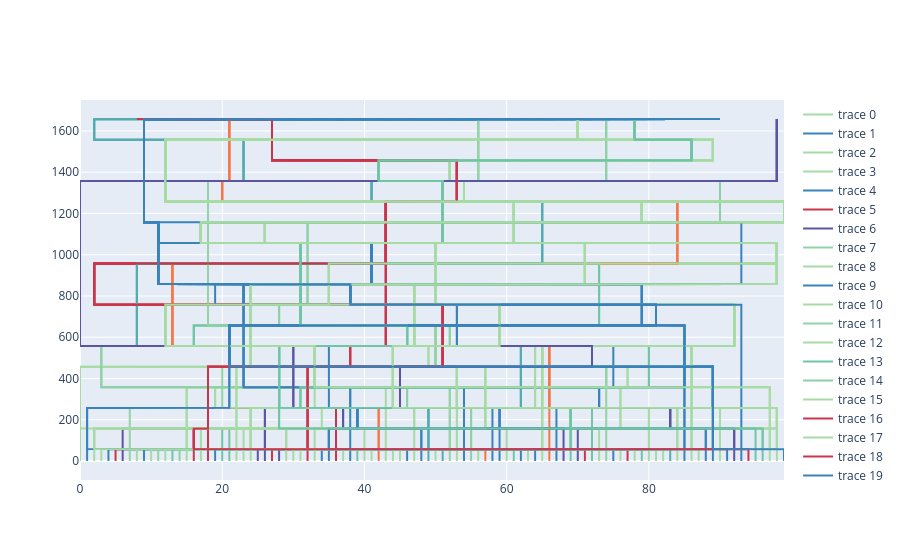

Source (notebook cell):
### Code cell
fig = go.Figure()
for col in ancdf_pivoted.transpose().iter_columns():
    color = palette[col[-1]]
    fig.add_trace(go.Scatter(
        x=col,
        y=list(range(0, len(col))),
        marker_color=color,
        line_color=color
    ))
fig

### Figure 1 — Plotly figure (JSON) as saved in the notebook; plotly's stock layout.template omitted (floating-point values rounded to 4 significant figures; data arrays with more than 128 entries replaced by an {"elided": "..."} marker saying what was removed)
{"data": [{"line": {"color": "#a7dba4"}, "marker": {"color": "#a7dba4"}, "type": "scatter", "x": {"elided": "1659 int values"}, "y": {"elided": "1659 int values"}}, {"line": {"color": "#3983ba"}, "marker": {"color": "#3983ba"}, "type": "scatter", "x": {"elided": "1659 int values"}, "y": {"elided": "1659 int values"}}, {"line": {"color": "#a7dba4"}, "marker": {"color": "#a7dba4"}, "type": "scatter", "x": {"elided": "1659 int values"}, "y": {"elided": "1659 int values"}}, {"line": {"color": "#a7dba4"}, "marker": {"color": "#a7dba4"}, "type": "scatter", "x": {"elided": "1659 int values"}, "y": {"elided": "1659 int values"}}, {"line": {"color": "#3983ba"}, "marker": {"color": "#3983ba"}, "type": "scatter", "x": {"elided": "1659 int values"}, "y": {"elided": "1659 int values"}}, {"line": {"color": "#ca354c"}, "marker": {"color": "#ca354c"}, "type": "scatter", "x": {"elided": "1659 int values"}, "y": {"elided": "1659 int values"}}, {"line": {"color": "#5b55a4"}, "marker": {"color": "#5b55a4"}, "type": "scatter", "x": {"elided": "1659 int values"}, "y": {"elided": "1659 int values"}}, {"line": {"color": "#94d3a5"}, "marker": {"color": "#94d3a5"}, "type": "scatter", "x": {"elided": "1659 int values"}, "y": {"elided": "1659 int values"}}, {"line": {"color": "#a7dba4"}, "marker": {"color": "#a7dba4"}, "type": "scatter", "x": {"elided": "1659 int values"}, "y": {"elided": "1659 int values"}}, {"line": {"color": "#3983ba"}, "marker": {"color": "#3983ba"}, "type": "scatter", "x": {"elided": "1659 int values"}, "y": {"elided": "1659 int values"}}, {"line": {"color": "#a7dba4"}, "marker": {"color": "#a7dba4"}, "type": "scatter", "x": {"elided": "1659 int values"}, "y": {"elided": "1659 int values"}}, {"line": {"color": "#94d3a5"}, "marker": {"color": "#94d3a5"}, "type": "scatter", "x": {"elided": "1659 int values"}, "y": {"elided": "1659 int values"}}, {"line": {"color": "#a7dba4"}, "marker": {"color": "#a7dba4"}, "type": "scatter", "x": {"elided": "1659 int values"}, "y": {"elided": "1659 int values"}}, {"line": {"color": "#70c5a5"}, "marker": {"color": "#70c5a5"}, "type": "scatter", "x": {"elided": "1659 int values"}, "y": {"elided": "1659 int values"}}, {"line": {"color": "#8dd0a5"}, "marker": {"color": "#8dd0a5"}, "type": "scatter", "x": {"elided": "1659 int values"}, "y": {"elided": "1659 int values"}}, {"line": {"color": "#a7dba4"}, "marker": {"color": "#a7dba4"}, "type": "scatter", "x": {"elided": "1659 int values"}, "y": {"elided": "1659 int values"}}, {"line": {"color": "#ca354c"}, "marker": {"color": "#ca354c"}, "type": "scatter", "x": {"elided": "1659 int values"}, "y": {"elided": "1659 int values"}}, {"line": {"color": "#a7dba4"}, "marker": {"color": "#a7dba4"}, "type": "scatter", "x": {"elided": "1659 int values"}, "y": {"elided": "1659 int values"}}, {"line": {"color": "#ca354c"}, "marker": {"color": "#ca354c"}, "type": "scatter", "x": {"elided": "1659 int values"}, "y": {"elided": "1659 int values"}}, {"line": {"color": "#3983ba"}, "marker": {"color": "#3983ba"}, "type": "scatter", "x": {"elided": "1659 int values"}, "y": {"elided": "1659 int values"}}, {"line": {"color": "#70c5a5"}, "marker": {"color": "#70c5a5"}, "type": "scatter", "x": {"elided": "1659 int values"}, "y": {"elided": "1659 int values"}}, {"line": {"color": "#70c5a5"}, "marker": {"color": "#70c5a5"}, "type": "scatter", "x": {"elided": "1659 int values"}, "y": {"elided": "1659 int values"}}, {"line": {"color": "#a7dba4"}, "marker": {"color": "#a7dba4"}, "type": "scatter", "x": {"elided": "1659 int values"}, "y": {"elided": "1659 int values"}}, {"line": {"color": "#a7dba4"}, "marker": {"color": "#a7dba4"}, "type": "scatter", "x": {"elided": "1659 int values"}, "y": {"elided": "1659 int values"}}, {"line": {"color": "#a7dba4"}, "marker": {"color": "#a7dba4"}, "type": "scatter", "x": {"elided": "1659 int values"}, "y": {"elided": "1659 int values"}}, {"line": {"color": "#5b55a4"}, "marker": {"color": "#5b55a4"}, "type": "scatter", "x": {"elided": "1659 int values"}, "y": {"elided": "1659 int values"}}, {"line": {"color": "#5b55a4"}, "marker": {"color": "#5b55a4"}, "type": "scatter", "x": {"elided": "1659 int values"}, "y": {"elided": "1659 int values"}}, {"line": {"color": "#ca354c"}, "marker": {"color": "#ca354c"}, "type": "scatter", "x": {"elided": "1659 int values"}, "y": {"elided": "1659 int values"}}, {"line": {"color": "#5b55a4"}, "marker": {"color": "#5b55a4"}, "type": "scatter", "x": {"elided": "1659 int values"}, "y": {"elided": "1659 int values"}}, {"line": {"color": "#a7dba4"}, "marker": {"color": "#a7dba4"}, "type": "scatter", "x": {"elided": "1659 int values"}, "y": {"elided": "1659 int values"}}, {"line": {"color": "#a7dba4"}, "marker": {"color": "#a7dba4"}, "type": "scatter", "x": {"elided": "1659 int values"}, "y": {"elided": "1659 int values"}}, {"line": {"color": "#a7dba4"}, "marker": {"color": "#a7dba4"}, "type": "scatter", "x": {"elided": "1659 int values"}, "y": {"elided": "1659 int values"}}, {"line": {"color": "#ca354c"}, "marker": {"color": "#ca354c"}, "type": "scatter", "x": {"elided": "1659 int values"}, "y": {"elided": "1659 int values"}}, {"line": {"color": "#a7dba4"}, "marker": {"color": "#a7dba4"}, "type": "scatter", "x": {"elided": "1659 int values"}, "y": {"elided": "1659 int values"}}, {"line": {"color": "#3983ba"}, "marker": {"color": "#3983ba"}, "type": "scatter", "x": {"elided": "1659 int values"}, "y": {"elided": "1659 int values"}}, {"line": {"color": "#3983ba"}, "marker": {"color": "#3983ba"}, "type": "scatter", "x": {"elided": "1659 int values"}, "y": {"elided": "1659 int values"}}, {"line": {"color": "#ca354c"}, "marker": {"color": "#ca354c"}, "type": "scatter", "x": {"elided": "1659 int values"}, "y": {"elided": "1659 int values"}}, {"line": {"color": "#a7dba4"}, "marker": {"color": "#a7dba4"}, "type": "scatter", "x": {"elided": "1659 int values"}, "y": {"elided": "1659 int values"}}, {"line": {"color": "#3983ba"}, "marker": {"color": "#3983ba"}, "type": "scatter", "x": {"elided": "1659 int values"}, "y": {"elided": "1659 int values"}}, {"line": {"color": "#70c5a5"}, "marker": {"color": "#70c5a5"}, "type": "scatter", "x": {"elided": "1659 int values"}, "y": {"elided": "1659 int values"}}, {"line": {"color": "#a7dba4"}, "marker": {"color": "#a7dba4"}, "type": "scatter", "x": {"elided": "1659 int values"}, "y": {"elided": "1659 int values"}}, {"line": {"color": "#a7dba4"}, "marker": {"color": "#a7dba4"}, "type": "scatter", "x": {"elided": "1659 int values"}, "y": {"elided": "1659 int values"}}, {"line": {"color": "#f67547"}, "marker": {"color": "#f67547"}, "type": "scatter", "x": {"elided": "1659 int values"}, "y": {"elided": "1659 int values"}}, {"line": {"color": "#a7dba4"}, "marker": {"color": "#a7dba4"}, "type": "scatter", "x": {"elided": "1659 int values"}, "y": {"elided": "1659 int values"}}, {"line": {"color": "#a7dba4"}, "marker": {"color": "#a7dba4"}, "type": "scatter", "x": {"elided": "1659 int values"}, "y": {"elided": "1659 int values"}}, {"line": {"color": "#a7dba4"}, "marker": {"color": "#a7dba4"}, "type": "scatter", "x": {"elided": "1659 int values"}, "y": {"elided": "1659 int values"}}, {"line": {"color": "#3983ba"}, "marker": {"color": "#3983ba"}, "type": "scatter", "x": {"elided": "1659 int values"}, "y": {"elided": "1659 int values"}}, {"line": {"color": "#a7dba4"}, "marker": {"color": "#a7dba4"}, "type": "scatter", "x": {"elided": "1659 int values"}, "y": {"elided": "1659 int values"}}, {"line": {"color": "#3983ba"}, "marker": {"color": "#3983ba"}, "type": "scatter", "x": {"elided": "1659 int values"}, "y": {"elided": "1659 int values"}}, {"line": {"color": "#54acb0"}, "marker": {"color": "#54acb0"}, "type": "scatter", "x": {"elided": "1659 int values"}, "y": {"elided": "1659 int values"}}, {"line": {"color": "#a7dba4"}, "marker": {"color": "#a7dba4"}, "type": "scatter", "x": {"elided": "1659 int values"}, "y": {"elided": "1659 int values"}}, {"line": {"color": "#54acb0"}, "marker": {"color": "#54acb0"}, "type": "scatter", "x": {"elided": "1659 int values"}, "y": {"elided": "1659 int values"}}, {"line": {"color": "#94d3a5"}, "marker": {"color": "#94d3a5"}, "type": "scatter", "x": {"elided": "1659 int values"}, "y": {"elided": "1659 int values"}}, {"line": {"color": "#a7dba4"}, "marker": {"color": "#a7dba4"}, "type": "scatter", "x": {"elided": "1659 int values"}, "y": {"elided": "1659 int values"}}, {"line": {"color": "#3983ba"}, "marker": {"color": "#3983ba"}, "type": "scatter", "x": {"elided": "1659 int values"}, "y": {"elided": "1659 int values"}}, {"line": {"color": "#8dd0a5"}, "marker": {"color": "#8dd0a5"}, "type": "scatter", "x": {"elided": "1659 int values"}, "y": {"elided": "1659 int values"}}, {"line": {"color": "#a7dba4"}, "marker": {"color": "#a7dba4"}, "type": "scatter", "x": {"elided": "1659 int values"}, "y": {"elided": "1659 int values"}}, {"line": {"color": "#f67547"}, "marker": {"color": "#f67547"}, "type": "scatter", "x": {"elided": "1659 int values"}, "y": {"elided": "1659 int values"}}, {"line": {"color": "#3983ba"}, "marker": {"color": "#3983ba"}, "type": "scatter", "x": {"elided": "1659 int values"}, "y": {"elided": "1659 int values"}}, {"line": {"color": "#3983ba"}, "marker": {"color": "#3983ba"}, "type": "scatter", "x": {"elided": "1659 int values"}, "y": {"elided": "1659 int values"}}, {"line": {"color": "#a7dba4"}, "marker": {"color": "#a7dba4"}, "type": "scatter", "x": {"elided": "1659 int values"}, "y": {"elided": "1659 int values"}}, {"line": {"color": "#70c5a5"}, "marker": {"color": "#70c5a5"}, "type": "scatter", "x": {"elided": "1659 int values"}, "y": {"elided": "1659 int values"}}, {"line": {"color": "#3983ba"}, "marker": {"color": "#3983ba"}, "type": "scatter", "x": {"elided": "1659 int values"}, "y": {"elided": "1659 int values"}}, {"line": {"color": "#a7dba4"}, "marker": {"color": "#a7dba4"}, "type": "scatter", "x": {"elided": "1659 int values"}, "y": {"elided": "1659 int values"}}, {"line": {"color": "#3983ba"}, "marker": {"color": "#3983ba"}, "type": "scatter", "x": {"elided": "1659 int values"}, "y": {"elided": "1659 int values"}}, {"line": {"color": "#a7dba4"}, "marker": {"color": "#a7dba4"}, "type": "scatter", "x": {"elided": "1659 int values"}, "y": {"elided": "1659 int values"}}, {"line": {"color": "#f67547"}, "marker": {"color": "#f67547"}, "type": "scatter", "x": {"elided": "1659 int values"}, "y": {"elided": "1659 int values"}}, {"line": {"color": "#3983ba"}, "marker": {"color": "#3983ba"}, "type": "scatter", "x": {"elided": "1659 int values"}, "y": {"elided": "1659 int values"}}, {"line": {"color": "#5b55a4"}, "marker": {"color": "#5b55a4"}, "type": "scatter", "x": {"elided": "1659 int values"}, "y": {"elided": "1659 int values"}}, {"line": {"color": "#70c5a5"}, "marker": {"color": "#70c5a5"}, "type": "scatter", "x": {"elided": "1659 int values"}, "y": {"elided": "1659 int values"}}, {"line": {"color": "#5b55a4"}, "marker": {"color": "#5b55a4"}, "type": "scatter", "x": {"elided": "1659 int values"}, "y": {"elided": "1659 int values"}}, {"line": {"color": "#ca354c"}, "marker": {"color": "#ca354c"}, "type": "scatter", "x": {"elided": "1659 int values"}, "y": {"elided": "1659 int values"}}, {"line": {"color": "#70c5a5"}, "marker": {"color": "#70c5a5"}, "type": "scatter", "x": {"elided": "1659 int values"}, "y": {"elided": "1659 int values"}}, {"line": {"color": "#a7dba4"}, "marker": {"color": "#a7dba4"}, "type": "scatter", "x": {"elided": "1659 int values"}, "y": {"elided": "1659 int values"}}, {"line": {"color": "#94d3a5"}, "marker": {"color": "#94d3a5"}, "type": "scatter", "x": {"elided": "1659 int values"}, "y": {"elided": "1659 int values"}}, {"line": {"color": "#3983ba"}, "marker": {"color": "#3983ba"}, "type": "scatter", "x": {"elided": "1659 int values"}, "y": {"elided": "1659 int values"}}, {"line": {"color": "#a7dba4"}, "marker": {"color": "#a7dba4"}, "type": "scatter", "x": {"elided": "1659 int values"}, "y": {"elided": "1659 int values"}}, {"line": {"color": "#ca354c"}, "marker": {"color": "#ca354c"}, "type": "scatter", "x": {"elided": "1659 int values"}, "y": {"elided": "1659 int values"}}, {"line": {"color": "#a7dba4"}, "marker": {"color": "#a7dba4"}, "type": "scatter", "x": {"elided": "1659 int values"}, "y": {"elided": "1659 int values"}}, {"line": {"color": "#70c5a5"}, "marker": {"color": "#70c5a5"}, "type": "scatter", "x": {"elided": "1659 int values"}, "y": {"elided": "1659 int values"}}, {"line": {"color": "#a7dba4"}, "marker": {"color": "#a7dba4"}, "type": "scatter", "x": {"elided": "1659 int values"}, "y": {"elided": "1659 int values"}}, {"line": {"color": "#a7dba4"}, "marker": {"color": "#a7dba4"}, "type": "scatter", "x": {"elided": "1659 int values"}, "y": {"elided": "1659 int values"}}, {"line": {"color": "#a7dba4"}, "marker": {"color": "#a7dba4"}, "type": "scatter", "x": {"elided": "1659 int values"}, "y": {"elided": "1659 int values"}}, {"line": {"color": "#54acb0"}, "marker": {"color": "#54acb0"}, "type": "scatter", "x": {"elided": "1659 int values"}, "y": {"elided": "1659 int values"}}, {"line": {"color": "#a7dba4"}, "marker": {"color": "#a7dba4"}, "type": "scatter", "x": {"elided": "1659 int values"}, "y": {"elided": "1659 int values"}}, {"line": {"color": "#3983ba"}, "marker": {"color": "#3983ba"}, "type": "scatter", "x": {"elided": "1659 int values"}, "y": {"elided": "1659 int values"}}, {"line": {"color": "#a7dba4"}, "marker": {"color": "#a7dba4"}, "type": "scatter", "x": {"elided": "1659 int values"}, "y": {"elided": "1659 int values"}}, {"line": {"color": "#a7dba4"}, "marker": {"color": "#a7dba4"}, "type": "scatter", "x": {"elided": "1659 int values"}, "y": {"elided": "1659 int values"}}, {"line": {"color": "#3983ba"}, "marker": {"color": "#3983ba"}, "type": "scatter", "x": {"elided": "1659 int values"}, "y": {"elided": "1659 int values"}}, {"line": {"color": "#3983ba"}, "marker": {"color": "#3983ba"}, "type": "scatter", "x": {"elided": "1659 int values"}, "y": {"elided": "1659 int values"}}, {"line": {"color": "#a7dba4"}, "marker": {"color": "#a7dba4"}, "type": "scatter", "x": {"elided": "1659 int values"}, "y": {"elided": "1659 int values"}}, {"line": {"color": "#3983ba"}, "marker": {"color": "#3983ba"}, "type": "scatter", "x": {"elided": "1659 int values"}, "y": {"elided": "1659 int values"}}, {"line": {"color": "#5b55a4"}, "marker": {"color": "#5b55a4"}, "type": "scatter", "x": {"elided": "1659 int values"}, "y": {"elided": "1659 int values"}}, {"line": {"color": "#3983ba"}, "marker": {"color": "#3983ba"}, "type": "scatter", "x": {"elided": "1659 int values"}, "y": {"elided": "1659 int values"}}, {"line": {"color": "#ca354c"}, "marker": {"color": "#ca354c"}, "type": "scatter", "x": {"elided": "1659 int values"}, "y": {"elided": "1659 int values"}}, {"line": {"color": "#70c5a5"}, "marker": {"color": "#70c5a5"}, "type": "scatter", "x": {"elided": "1659 int values"}, "y": {"elided": "1659 int values"}}, {"line": {"color": "#70c5a5"}, "marker": {"color": "#70c5a5"}, "type": "scatter", "x": {"elided": "1659 int values"}, "y": {"elided": "1659 int values"}}, {"line": {"color": "#a7dba4"}, "marker": {"color": "#a7dba4"}, "type": "scatter", "x": {"elided": "1659 int values"}, "y": {"elided": "1659 int values"}}, {"line": {"color": "#a7dba4"}, "marker": {"color": "#a7dba4"}, "type": "scatter", "x": {"elided": "1659 int values"}, "y": {"elided": "1659 int values"}}, {"line": {"color": "#3983ba"}, "marker": {"color": "#3983ba"}, "type": "scatter", "x": {"elided": "1659 int values"}, "y": {"elided": "1659 int values"}}], "layout": {}}
